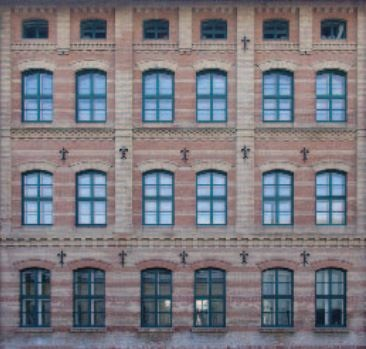
%> input picture 1.jpg, 366 x 349 px
$ octave NNSR_images.m   (GNU Octave 9; MATLAB toolbox functions it lacks are replaced by stand-ins)
%> lines starting %> are read from the running program, lines starting %| are printed output that depends on the picture
### NNSR_RMC.m
function [M_hat,Y,S_hat,RE_M, RE_S,RE_X,RE_E, RE_inf,iter] = NNSR_RMC(X,Omega,M,S,IP_1,IP_2,xi,tol, maxIter)

% X - m x n matrix of observations/data (required input)
%
% Omega - observation data indicator (binary matrix)
%
% M - The true matrix
%
% IP_1, IP_2 and xi are hyperparameters
%
% tol - tolerance for stopping criterion.
%     - DEFAULT 1e-7 if omitted or -1.
%
% maxIter - maximum number of iterations
%         - DEFAULT 1000, if omitted or -1.
%
% addpath PROPACK;
% Sep. 2024
%
% This matlab code implements Robust matrix completion based on double non-convex regularizers associated with the Welsch function in
% "Robust low-rank matrix completion via sparsity-inducing regularizer." Wang, Z.Y., So, H.C. and Zoubir, A.M., Signal Processing, p.109666, 2024.
%
% The program is written based on the code provided in
%
% "Weighted nuclear norm minimization and its applications in low level
%  vision". S. Gu, Q. Xie, D. Meng, W. Zuo, X. Feng, L. Zhang.

% "The Augmented Lagrange Multiplier Method for Exact Recovery of Corrupted Low-Rank Matrices".
%    Z. Lin, M. Chen, L. Wu. arXiv:1009.5055, 2010
%

if nargin < 8
    tol = 1e-7;
elseif tol == -1
    tol = 1e-7;
end

if nargin < 9
    maxIter = 1000;
elseif maxIter == -1
    maxIter = 1000;
end

[m n] = size(X);
In_Omega = 1 - Omega;
P_O=@(x,LAMB,sigm) 0.*(abs(x)<=LAMB) + (abs(x)-abs(x).*exp((LAMB^2-x.^2)/sigm^2.*(abs(x)>LAMB))).*sign(x).*(abs(x)>LAMB);

% initialize
Y = X;
norm_two = lansvd(Y, 1, 'L');
norm_inf = norm( Y(:), inf) ;
dual_norm = max(norm_two, norm_inf);
Y = Y / dual_norm;

M_hat = zeros( m, n);
S_hat = zeros( m, n);
mu = 1/norm_two; % this one can be tuned
mu_bar = mu * 1e7;
rho = 1.05;          % this one can be tuned
d_norm = norm(X, 'fro');

iter = 0;
total_svd = 0;
converged = false;
stopCriterion = 1;
sv = 10;
lambda = 1 / (sqrt(m));
RE_M = [ ];
RE_S = [ ];
RE_E = [ ];
RE_X = [ ];
RE_inf = [];
A1 = X;
S1 = X;
E1 = X;
E_hat = M_hat.*In_Omega;
M_Omega = M.*Omega;
M_InOmega = M.*In_Omega;
S_Omega = S.*Omega;
while ~converged
    iter = iter + 1;
    temp_T = (X - M_hat + (1/mu)*Y).*Omega;
    LAMB_1 = xi*lambda/mu;
    sigm_1 = IP_1*LAMB_1;
    S_hat = P_O(temp_T,LAMB_1,sigm_1);

    if choosvd(n, sv) == 1
        [U S_1 V] = lansvd(X - S_hat + (1/mu)*Y - E_hat, sv, 'L');
    else
        [U S_1 V] = svd(X - S_hat + (1/mu)*Y - E_hat, 'econ');
    end

    diagS = diag(S_1);
    LAMB_2 = 1/mu;
    sigm_2 = IP_2*LAMB_2;
    tempDiagS = P_O(diagS,LAMB_2,sigm_2);
    svp = length(tempDiagS);
    M_hat = U(:,1:svp)*diag(tempDiagS)*V(:,1:svp)';

    E_hat = ((1/mu)*Y-M_hat).*In_Omega;

    if svp < sv
        sv = min(svp + 1, n);
    else
        sv = min(svp + round(0.05*n), n);
    end

    total_svd = total_svd + 1;

    Z = X - M_hat - S_hat -E_hat;

    Y = Y + mu*Z;
    mu = min(mu*rho, mu_bar);

    %% stop Criterion
    stopCriterion = norm(Z, 'fro') / d_norm;
    if stopCriterion < tol
        converged = true;
    end

    if ~converged && iter >= maxIter
        converged = 1 ;
    end

    RE_M = [RE_M min(1,norm((M_hat-A1),'fro')/norm(A1,'fro'))];
    RE_S = [RE_S min(1,norm(S_hat-S1,'fro')/norm(S_Omega,'fro'))];
    RE_E = [RE_E min(1,norm(E_hat-E1,'fro')/norm(M_InOmega,'fro'))];
    RE_X = [RE_X min(1,stopCriterion)];

    RE_inf = [RE_inf max([norm(M_hat-A1,'inf') norm(S_hat-S1,'inf') norm(E_hat-E1,'inf')])];

    A1 = M_hat;
    S1 = S_hat;
    E1 = E_hat;
end

### lansvd.m
function [U,S,V,bnd,j] = lansvd(varargin)

%LANSVD  Compute a few singular values and singular vectors.
%   LANSVD computes singular triplets (u,v,sigma) such that
%   A*u = sigma*v and  A'*v = sigma*u. Only a few singular values
%   and singular vectors are computed  using the Lanczos
%   bidiagonalization algorithm with partial reorthogonalization (BPRO).
%
%   S = LANSVD(A)
%   S = LANSVD('Afun','Atransfun',M,N)
%
%   The first input argument is either a  matrix or a
%   string containing the name of an M-file which applies a linear
%   operator to the columns of a given matrix.  In the latter case,
%   the second input must be the name of an M-file which applies the
%   transpose of the same operator to the columns of a given matrix,
%   and the third and fourth arguments must be M and N, the dimensions
%   of the problem.
%
%   [U,S,V] = LANSVD(A,K,'L',...) computes the K largest singular values.
%
%   [U,S,V] = LANSVD(A,K,'S',...) computes the K smallest singular values.
%
%   The full calling sequence is
%
%   [U,S,V] = LANSVD(A,K,SIGMA,OPTIONS)
%   [U,S,V] = LANSVD('Afun','Atransfun',M,N,K,SIGMA,OPTIONS)
%
%   where K is the number of singular values desired and
%   SIGMA is 'L' or 'S'.
%
%   The OPTIONS structure specifies certain parameters in the algorithm.
%    Field name      Parameter                              Default
%
%    OPTIONS.tol     Convergence tolerance                  16*eps
%    OPTIONS.lanmax  Dimension of the Lanczos basis.
%    OPTIONS.p0      Starting vector for the Lanczos        rand(n,1)-0.5
%                    iteration.
%    OPTIONS.delta   Level of orthogonality among the       sqrt(eps/K)
%                    Lanczos vectors.
%    OPTIONS.eta     Level of orthogonality after           10*eps^(3/4)
%                    reorthogonalization.
%    OPTIONS.cgs     reorthogonalization method used        0
%                    '0' : iterated modified Gram-Schmidt
%                    '1' : iterated classical Gram-Schmidt
%    OPTIONS.elr     If equal to 1 then extended local      1
%                    reorthogonalization is enforced.
%
%   See also LANBPRO, SVDS, SVD

% References:
% R.M. Larsen, Ph.D. Thesis, Aarhus University, 1998.
%
% B. N. Parlett, ``The Symmetric Eigenvalue Problem'',
% Prentice-Hall, Englewood Cliffs, NJ, 1980.
%
% H. D. Simon, ``The Lanczos algorithm with partial reorthogonalization'',
% Math. Comp. 42 (1984), no. 165, 115--142.

% Rasmus Munk Larsen, DAIMI, 1998


%%%%%%%%%%%%%%%%%%%%% Parse and check input arguments. %%%%%%%%%%%%%%%%%%%%%%
if nargin<1 | length(varargin)<1
  error('Not enough input arguments.');
end

A = varargin{1};
if ~isstr(A)
  if ~isreal(A)
    error('A must be real')
  end
  [m n] = size(A);
  if length(varargin) < 2, k=min(min(m,n),6); else  k=varargin{2}; end
  if length(varargin) < 3, sigma = 'L';       else  sigma=varargin{3}; end
  if length(varargin) < 4, options = [];      else  options=varargin{4}; end
else
  if length(varargin)<4
    error('Not enough input arguments.');
  end
  Atrans = varargin{2};
  if ~isstr(Atrans)
    error('Atransfunc must be the name of a function')
  end
  m = varargin{3};
  n = varargin{4};
  if length(varargin) < 5, k=min(min(m,n),6); else k=varargin{5}; end
  if length(varargin) < 6, sigma = 'L'; else sigma=varargin{6}; end
  if length(varargin) < 7, options = []; else options=varargin{7}; end
end

if ~isnumeric(n) | real(abs(fix(n))) ~= n | ~isnumeric(m) | ...
      real(abs(fix(m))) ~= m | ~isnumeric(k) | real(abs(fix(k))) ~= k
  error('M, N and K must be positive integers.')
end


% Quick return for min(m,n) equal to 0 or 1 or for zero A.
if min(n,m) < 1 | k<1
  if nargout<3
    U = zeros(k,1);
  else
    U = eye(m,k); S = zeros(k,k);  V = eye(n,k);  bnd = zeros(k,1);
  end
  return
elseif min(n,m) == 1 & k>0
  if isstr(A)
    % Extract the single column or row of A
    if n==1
      A = feval(A,1);
    else
      A = feval(Atrans,1)';
    end
  end
  if nargout==1
    U = norm(A);
  else
    [U,S,V] = svd(full(A));
    bnd = 0;
  end
  return
end

% A is the matrix of all zeros (not detectable if A is defined by an m-file)
if isnumeric(A)
  if  nnz(A)==0
    if nargout<3
      U = zeros(k,1);
    else
      U = eye(m,k); S = zeros(k,k);  V = eye(n,k);  bnd = zeros(k,1);
    end
    return
  end
end

lanmax = min(m,n);
tol = 16*eps;
p = rand(m,1)-0.5;
% Parse options struct
if isstruct(options)
  c = fieldnames(options);
  for i=1:length(c)
    if any(strcmp(c(i),'p0')), p = getfield(options,'p0'); p=p(:); end
    if any(strcmp(c(i),'tol')), tol = getfield(options,'tol'); end
    if any(strcmp(c(i),'lanmax')), lanmax = getfield(options,'lanmax'); end
  end
end

% Protect against absurd options.
tol = max(tol,eps);
lanmax = min(lanmax,min(m,n));
if size(p,1)~=m
  error('p0 must be a vector of length m')
end

lanmax = min(lanmax,min(m,n));
if k>lanmax
  error('K must satisfy  K <= LANMAX <= MIN(M,N).');
end


%%%%%%%%%%%%%%%%%%%%% Here begins the computation  %%%%%%%%%%%%%%%%%%%%%%
if strcmp(sigma,'S')
  if isstr(A)
    error('Shift-and-invert works only when the matrix A is given explicitly.');
  else
    % Prepare for shift-and-invert Lanczos.
    if issparse(A)
      pmmd = colmmd(A);
      A.A = A(:,pmmd);
    else
      A.A = A;
    end
    if m>=n
      if issparse(A.A)
	A.R = qr(A.A,0);
	A.Rt = A.R';
	p = A.Rt\(A.A'*p); % project starting vector on span(Q1)
      else
	[A.Q,A.R] = qr(A.A,0);
	A.Rt = A.R';
	p = A.Q'*p; % project starting vector on span(Q1)
      end
    else
      error('Sorry, shift-and-invert for m<n not implemented yet!')
      A.R = qr(A.A',0);
      A.Rt = A.R';
    end
    condR = condest(A.R);
    if condR > 1/eps
      error(['A is rank deficient or too ill-conditioned to do shift-and-' ...
	     ' invert.'])
    end
  end
end

ksave = k;
neig = 0; nrestart=-1;
j = min(k+max(8,k)+1,lanmax);
U = []; V = []; B = []; anorm = []; work = zeros(2,2);

while neig < k

  %%%%%%%%%%%%%%%%%%%%% Compute Lanczos bidiagonalization %%%%%%%%%%%%%%%%%
  if ~isstr(A)
    [U,B,V,p,ierr,w] = lanbpro(A,j,p,options,U,B,V,anorm);
  else
    [U,B,V,p,ierr,w] = lanbpro(A,Atrans,m,n,j,p,options,U,B,V,anorm);
  end
  work= work + w;

  if ierr<0 % Invariant subspace of dimension -ierr found.
    j = -ierr;
  end

  %%%%%%%%%%%%%%%%%% Compute singular values and error bounds %%%%%%%%%%%%%%%%
  % Analyze B
  resnrm = norm(p);
  % [5 lines of commented-out code are left out]

  [S,bot] = bdsqr(diag(B),[diag(B,-1); resnrm]);

  % Use Largest Ritz value to estimate ||A||_2.  This might save some
  % reorth. in case of restart.
  anorm=S(1);

  % Set simple error bounds
  bnd = resnrm*abs(bot);

  % Examine gap structure and refine error bounds
  bnd = refinebounds(S.^2,bnd,n*eps*anorm);

  %%%%%%%%%%%%%%%%%%% Check convergence criterion %%%%%%%%%%%%%%%%%%%%
  i=1;
  neig = 0;
  while i<=min(j,k)
    if (bnd(i) <= tol*abs(S(i)))
      neig = neig + 1;
      i = i+1;
    else
      i = min(j,k)+1;
    end
  end

  %%%%%%%%%% Check whether to stop or to extend the Krylov basis? %%%%%%%%%%
  if ierr<0 % Invariant subspace found
    if j<k
      warning(['Invariant subspace of dimension ',num2str(j-1),' found.'])
    end
    j = j-1;
    break;
  end
  if j>=lanmax % Maximal dimension of Krylov subspace reached. Bail out
    if j>=min(m,n)
      neig = ksave;
      break;
    end
    if neig<ksave
      warning(['Maximum dimension of Krylov subspace exceeded prior',...
	    ' to convergence.']);
    end
    break;
  end

  % Increase dimension of Krylov subspace
  if neig>0
    % increase j by approx. half the average number of steps pr. converged
    % singular value (j/neig) times the number of remaining ones (k-neig).
    j = j + min(100,max(2,0.5*(k-neig)*j/(neig+1)));
  else
    % As long a very few singular values have converged, increase j rapidly.
    %    j = j + ceil(min(100,max(8,2^nrestart*k)));
    j = max(1.5*j,j+10);
  end
  j = ceil(min(j+1,lanmax));
  nrestart = nrestart + 1;
end


%%%%%%%%%%%%%%%% Lanczos converged (or failed). Prepare output %%%%%%%%%%%%%%%
k = min(ksave,j);

if nargout>2
  j = size(B,2);
  % Compute singular vectors
  [P,S,Q] = svd(full([B;[zeros(1,j-1),resnrm]]),0);
  S = diag(S);
  if size(Q,2)~=k
    Q = Q(:,1:k);
    P = P(:,1:k);
  end
  % Compute and normalize Ritz vectors (overwrites U and V to save memory).
  if resnrm~=0
    U = U*P(1:j,:) + (p/resnrm)*P(j+1,:);
  else
    U = U*P(1:j,:);
  end
  V = V*Q;
  for i=1:k
    nq = norm(V(:,i));
    if isfinite(nq) & nq~=0 & nq~=1
      V(:,i) = V(:,i)/nq;
    end
    nq = norm(U(:,i));
    if isfinite(nq) & nq~=0 & nq~=1
      U(:,i) = U(:,i)/nq;
    end
  end
end

% Pick out desired part the spectrum
S = S(1:k);
bnd = bnd(1:k);

if strcmp(sigma,'S')
  [S,p] = sort(-1./S);
  S = -S;
  bnd = bnd(p);
  if nargout>2
    if issparse(A.A)
      U = A.A*(A.R\U(:,p));
      V(pmmd,:) = V(:,p);
    else
      U = A.Q(:,1:min(m,n))*U(:,p);
      V = V(:,p);
    end
  end
end

if nargout<3
  U = S;
  S = B; % Undocumented feature -  for checking B.
else
  S = diag(S);
end

### NNSR_images.m
close all
clear
clc
PSNR = [];
peaksnr_0=[];
peaksnr_1=[];
t_0=[];
t_1=[];
RMSE = [];
RMSE_0 = [];
RMSE_1 = [];
PSNR_1 = [];
SSIM_1 = [];
maxiter = 100;
tol     = 1e-5;

image = imread('1.jpg');
%> image is the input picture: size 349x366x3 uint8; mean R, G, B 123.3, 121, 127.7
[width,height,z]=size(image);
%> width = 349; height = 366; z = 3
if(z>1)
    image=rgb2gray(image);
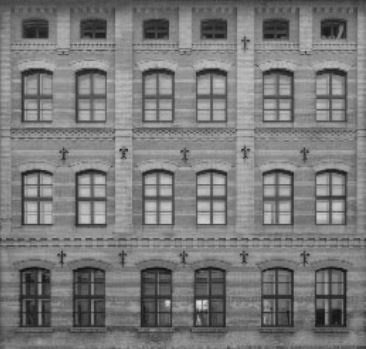
%> image: size 349x366 uint8; min 14, max 226, mean 122.4
end
% unit8 to double
image = mat2gray(image);
%> image: size 349x366 double
[m,n] = size(image);
%> m = 349; n = 366
M = (image);

for kk = 1:20

%% random mask
per = 0.8;
array_Omega = binornd( 1, per, [ m, n ] );

AM = 4;
ps = 0.2;
EL0=round(m*n*ps);
E=zeros(m,n);
Ind = randperm(m*n);
E(Ind(1:EL0))=AM*(rand(1,EL0)-0.5);
M_noise = M + E;

M_noise = M_noise.* array_Omega;

%% NNSR

addpath('lansvd');
tic
%> (the run ends here)
